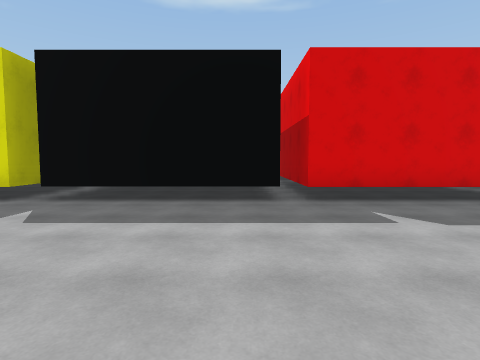
View 1 (above)

19 first-person views from a walk through a 3-D level made in the Unity game engine. The camera is 1.5 m above the floor, tilts 4° down and sees 80° across. The floor is counted in squares, 2 m on a side. Each view is taken from the middle of a square. On the plan, view 1 faces up. The plan holds only what a view shows up to about 10 squares ahead; the rest is blank. The place goes on beyond the plan.

View 2
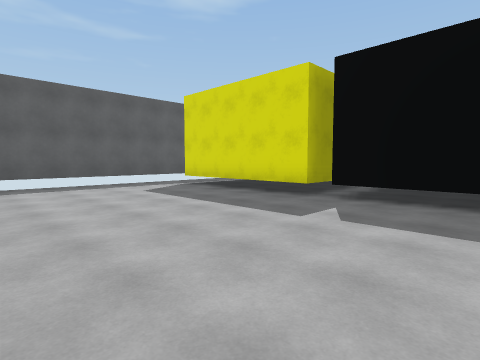

View 3
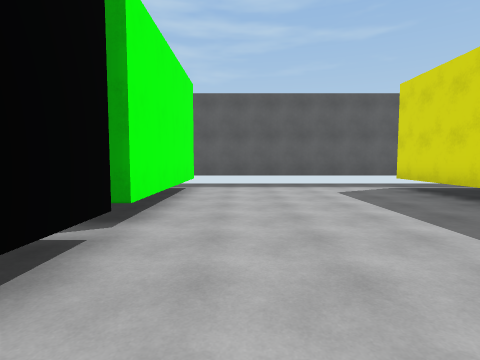

View 4
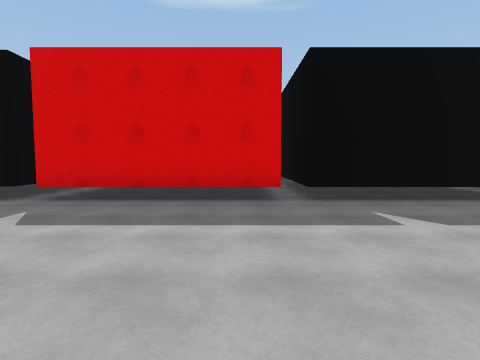

View 5
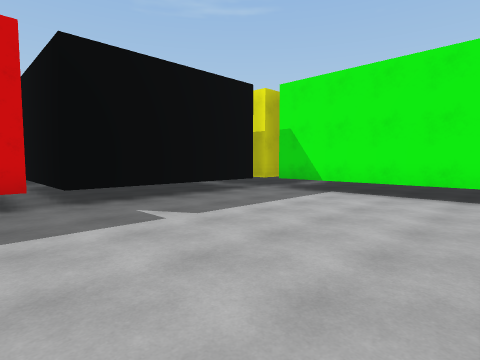

View 6
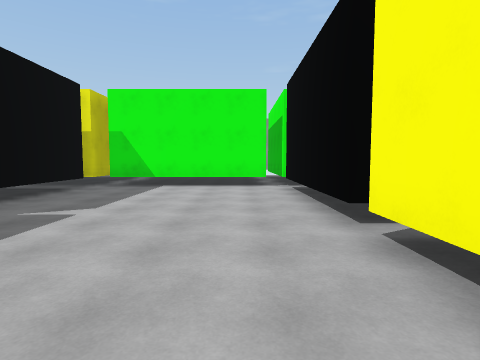

View 7
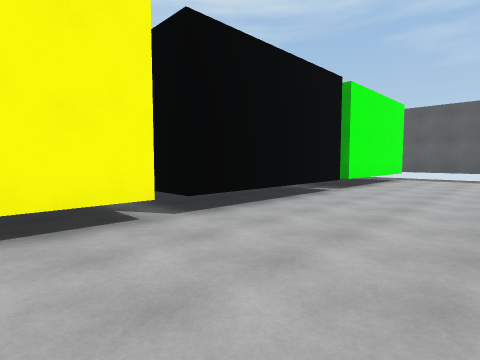

View 8
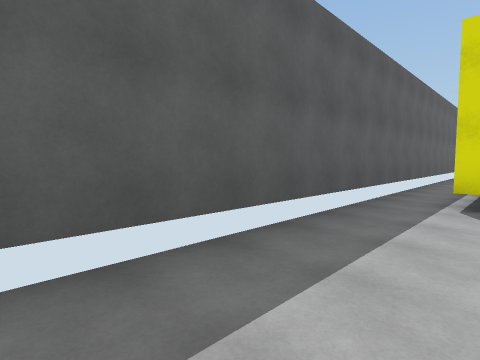

View 9
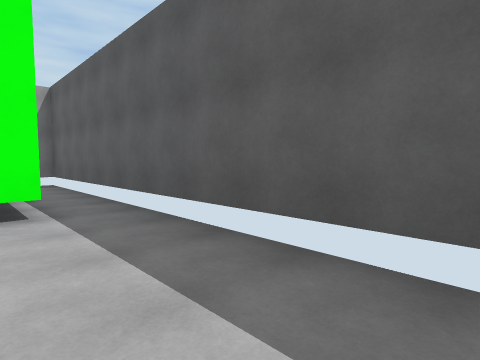

View 10
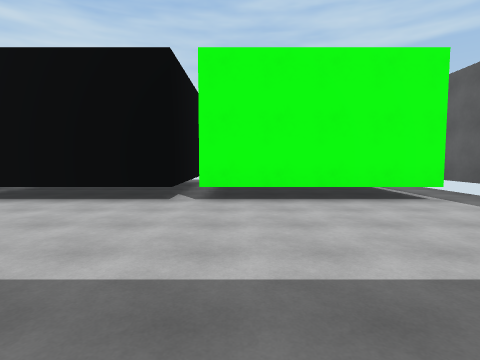

View 11
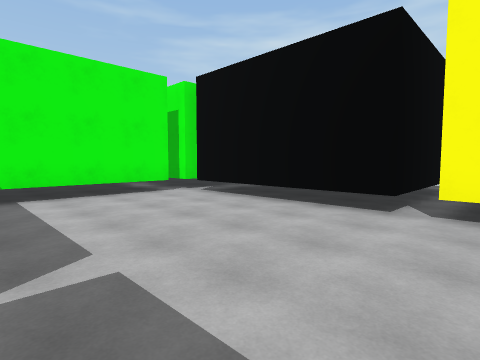

View 12
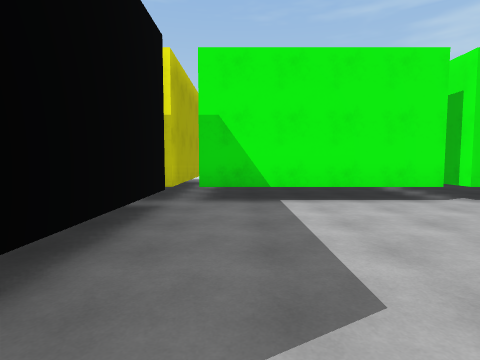

View 13
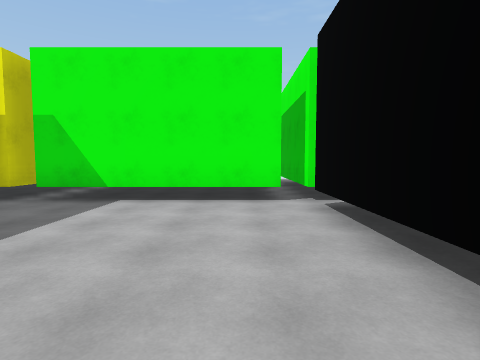

View 14
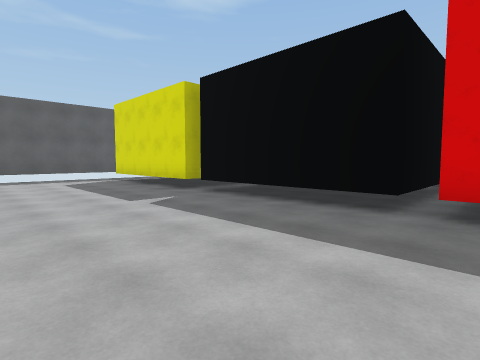

View 15
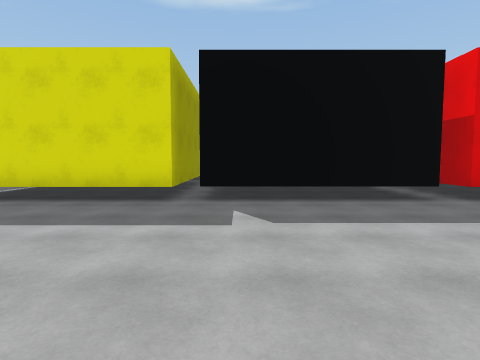

View 16
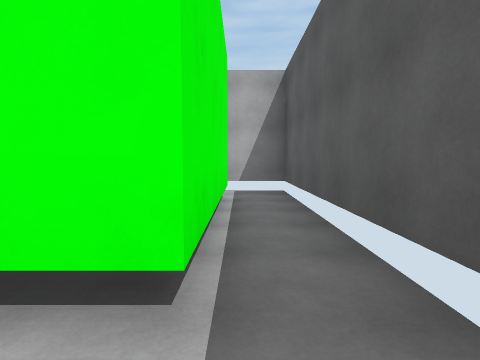

View 17
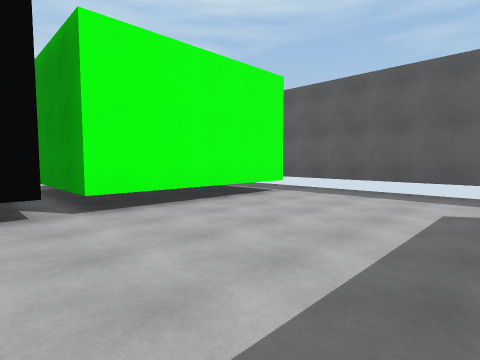

View 18
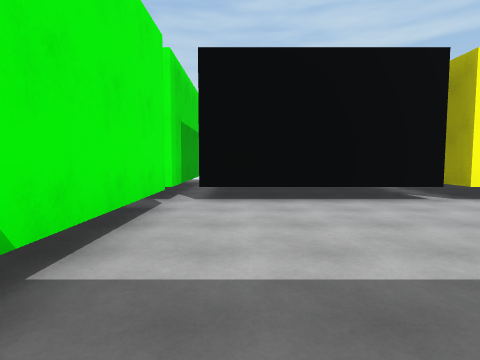

View 19
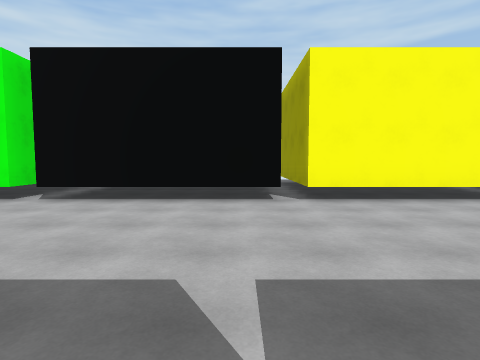

### Floor plan
Key: @ floor where view 1 was taken; # wall or solid block; . floor.
Columns run from 10 left of view 1 to 15 right of it. Each row starts with its distance up from view 1.
 12 #
 11 #
 10 #
  9 #.   #      #    #
  8 #.   #.   #.#   .#
  7 #.   #.   #.#   .#
  6 #.####.####.####.####.####
  5 #........................
  4 #.....................#
  3 #.....................#
  2 #.....................#
  1 #.....................#
  0 #.........@..............
 -1 #.####.### .####.####.####
 -2 #.#  #.#       #.#   .#
 -3 #.#  #.#       #.#   .#
 -4 #.#    #       #      #
 -5 #.
 -6 ##

Where each view was taken, in squares from view 1:
view 1: 0 up, 0 right, facing up
view 2: 0 up, 1 left, facing up-left
view 3: 1 up, 1 left, facing left
view 4: 0 up, 5 right, facing up
view 5: 0 up, 5 right, facing up-right
view 6: 1 up, 3 right, facing right
view 7: 3 up, 3 right, facing down-left
view 8: 0 up, 8 left, facing up-left
view 9: 4 up, 8 left, facing down-left
view 10: 5 up, 5 left, facing down
view 11: 4 up, 5 right, facing down-right
view 12: 4 up, 6 right, facing right
view 13: 1 up, 6 right, facing right
view 14: 1 up, 2 right, facing up-left
view 15: 0 up, 3 left, facing up
view 16: 1 up, 9 left, facing down
view 17: 4 up, 3 left, facing down-left
view 18: 5 up, 10 right, facing down
view 19: 5 up, 7 right, facing down
